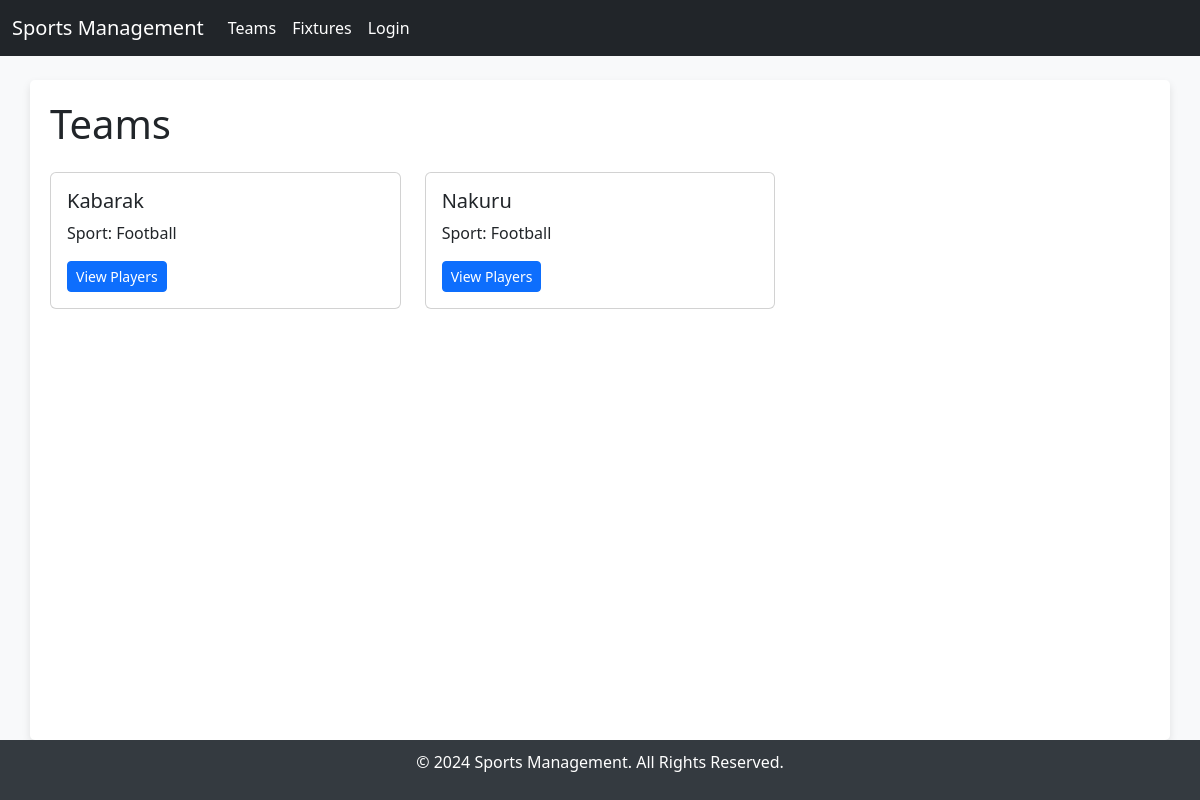
Page /teams/ on the earlier database version.
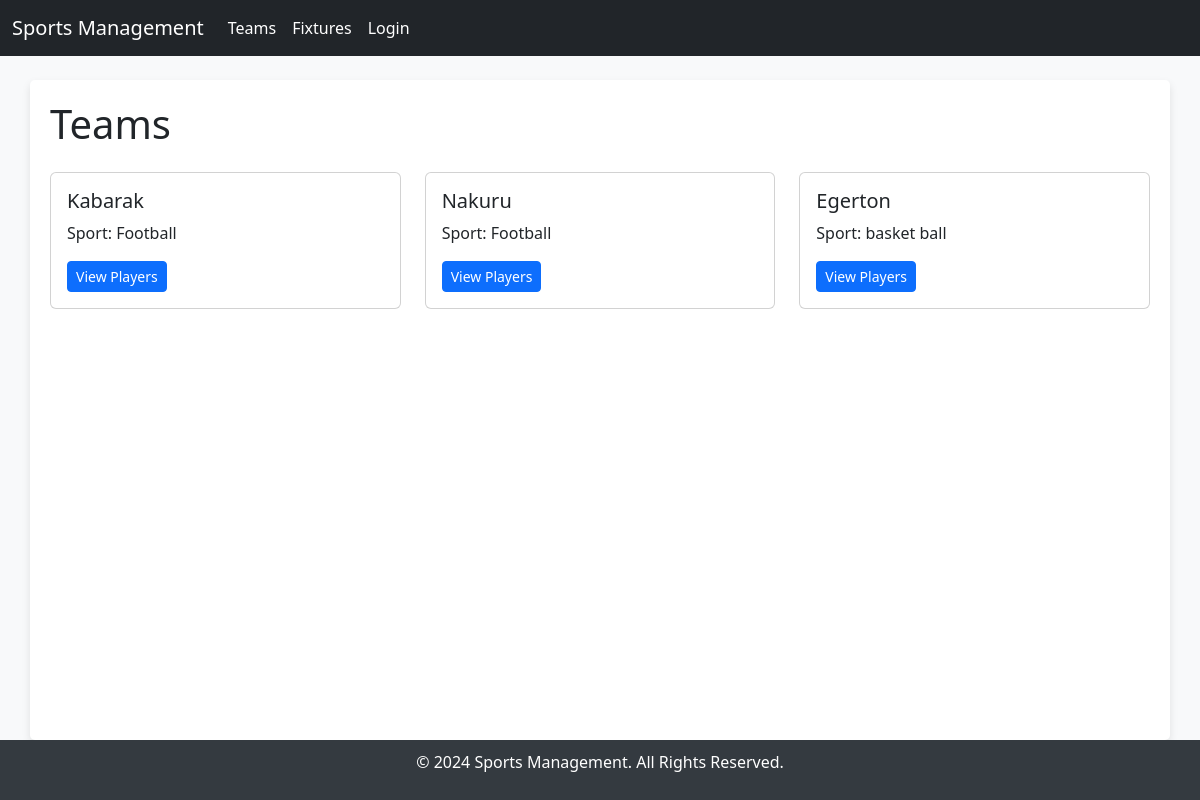
Same page on the later database version.
### sports/models.py (models this page shows, shortened)
class Team(models.Model):
    name = models.CharField(max_length=200)
    coach = models.ForeignKey(User, on_delete=models.CASCADE)
    sport = models.ForeignKey(Sport, on_delete=models.CASCADE)

class Sport(models.Model):
    name = models.CharField(max_length=100)

### sports/views.py (the view)
# urls.py: path('teams/', views.team_list, name='team_list'),
def team_list(request):
    teams = Team.objects.all()
    return render(request, 'teams_list.html', {'teams': teams})

### sports/templates/teams_list.html (shortened to what this page needs)
{% extends 'base.html' %}
{% block content %}
<h1 class="mb-4">Teams</h1>
<div class="row">
    {% for team in teams %}
    <div class="col-md-4">
        <div class="card mb-4">
            <div class="card-body">
                <h5 class="card-title">{{ team.name }}</h5>
                <p class="card-text">Sport: {{ team.sport.name }}</p>
                <a href="{% url 'team_detail' team.id %}" class="btn btn-primary btn-sm">View Players</a>
            </div>
        </div>
    </div>
    {% empty %}
    <p>No teams available.</p>
    {% endfor %}
</div>
{% endblock %}

Differences in the rows shown:
added Team: name "Egerton", sport.name "basket ball"
